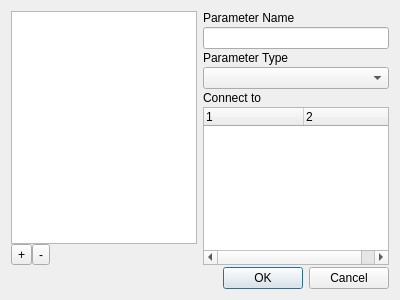
<?xml version="1.0" encoding="UTF-8"?>
<ui version="4.0">
 <class>CCustomParameterDialog</class>
 <widget class="QDialog" name="CCustomParameterDialog">
  <property name="geometry">
   <rect>
    <x>0</x>
    <y>0</y>
    <width>400</width>
    <height>300</height>
   </rect>
  </property>
  <property name="windowTitle">
   <string>Dialog</string>
  </property>
  <layout class="QVBoxLayout" name="verticalLayout_3">
   <property name="spacing">
    <number>2</number>
   </property>
   <item>
    <layout class="QHBoxLayout" name="horizontalLayout">
     <property name="spacing">
      <number>0</number>
     </property>
     <property name="leftMargin">
      <number>0</number>
     </property>
     <property name="topMargin">
      <number>0</number>
     </property>
     <property name="rightMargin">
      <number>0</number>
     </property>
     <property name="bottomMargin">
      <number>0</number>
     </property>
     <item>
      <layout class="QVBoxLayout" name="verticalLayout">
       <property name="spacing">
        <number>0</number>
       </property>
       <property name="leftMargin">
        <number>0</number>
       </property>
       <property name="topMargin">
        <number>0</number>
       </property>
       <property name="rightMargin">
        <number>0</number>
       </property>
       <property name="bottomMargin">
        <number>0</number>
       </property>
       <item>
        <widget class="QListWidget" name="parameterList">
         <property name="dragEnabled">
          <bool>true</bool>
         </property>
         <property name="dragDropMode">
          <enum>QAbstractItemView::DragDropMode::InternalMove</enum>
         </property>
         <property name="defaultDropAction">
          <enum>Qt::DropAction::MoveAction</enum>
         </property>
        </widget>
       </item>
       <item>
        <layout class="QHBoxLayout" name="horizontalLayout_2">
         <property name="spacing">
          <number>0</number>
         </property>
         <property name="leftMargin">
          <number>0</number>
         </property>
         <property name="topMargin">
          <number>0</number>
         </property>
         <property name="rightMargin">
          <number>0</number>
         </property>
         <property name="bottomMargin">
          <number>0</number>
         </property>
         <item>
          <widget class="QToolButton" name="addParameterButton">
           <property name="text">
            <string>+</string>
           </property>
          </widget>
         </item>
         <item>
          <widget class="QToolButton" name="removeParameterButton">
           <property name="text">
            <string>-</string>
           </property>
          </widget>
         </item>
         <item>
          <spacer name="horizontalSpacer">
           <property name="orientation">
            <enum>Qt::Orientation::Horizontal</enum>
           </property>
           <property name="sizeHint" stdset="0">
            <size>
             <width>40</width>
             <height>20</height>
            </size>
           </property>
          </spacer>
         </item>
        </layout>
       </item>
      </layout>
     </item>
     <item>
      <layout class="QVBoxLayout" name="verticalLayout_2">
       <property name="spacing">
        <number>2</number>
       </property>
       <property name="leftMargin">
        <number>6</number>
       </property>
       <property name="topMargin">
        <number>0</number>
       </property>
       <property name="rightMargin">
        <number>0</number>
       </property>
       <property name="bottomMargin">
        <number>0</number>
       </property>
       <item>
        <widget class="QLabel" name="label_3">
         <property name="text">
          <string>Parameter Name</string>
         </property>
        </widget>
       </item>
       <item>
        <widget class="QLineEdit" name="NameEdit"/>
       </item>
       <item>
        <widget class="QLabel" name="label">
         <property name="text">
          <string>Parameter Type</string>
         </property>
        </widget>
       </item>
       <item>
        <widget class="QComboBox" name="TypeCombo"/>
       </item>
       <item>
        <widget class="QLabel" name="label_2">
         <property name="text">
          <string>Connect to</string>
         </property>
        </widget>
       </item>
       <item>
        <widget class="QTreeWidget" name="ConnectTree">
         <property name="editTriggers">
          <set>QAbstractItemView::EditTrigger::NoEditTriggers</set>
         </property>
         <property name="showDropIndicator" stdset="0">
          <bool>false</bool>
         </property>
         <property name="selectionMode">
          <enum>QAbstractItemView::SelectionMode::NoSelection</enum>
         </property>
         <property name="selectionBehavior">
          <enum>QAbstractItemView::SelectionBehavior::SelectItems</enum>
         </property>
         <property name="columnCount">
          <number>2</number>
         </property>
         <property name="supportedDragActions">
          <set>Qt::DropAction::IgnoreAction</set>
         </property>
         <column>
          <property name="text">
           <string notr="true">1</string>
          </property>
         </column>
         <column>
          <property name="text">
           <string notr="true">2</string>
          </property>
         </column>
        </widget>
       </item>
      </layout>
     </item>
    </layout>
   </item>
   <item>
    <widget class="QDialogButtonBox" name="buttonBox">
     <property name="orientation">
      <enum>Qt::Orientation::Horizontal</enum>
     </property>
     <property name="standardButtons">
      <set>QDialogButtonBox::StandardButton::Cancel|QDialogButtonBox::StandardButton::Ok</set>
     </property>
    </widget>
   </item>
  </layout>
 </widget>
 <resources/>
 <connections>
  <connection>
   <sender>buttonBox</sender>
   <signal>accepted()</signal>
   <receiver>CCustomParameterDialog</receiver>
   <slot>accept()</slot>
   <hints>
    <hint type="sourcelabel">
     <x>248</x>
     <y>254</y>
    </hint>
    <hint type="destinationlabel">
     <x>157</x>
     <y>274</y>
    </hint>
   </hints>
  </connection>
  <connection>
   <sender>buttonBox</sender>
   <signal>rejected()</signal>
   <receiver>CCustomParameterDialog</receiver>
   <slot>reject()</slot>
   <hints>
    <hint type="sourcelabel">
     <x>316</x>
     <y>260</y>
    </hint>
    <hint type="destinationlabel">
     <x>286</x>
     <y>274</y>
    </hint>
   </hints>
  </connection>
 </connections>
</ui>
